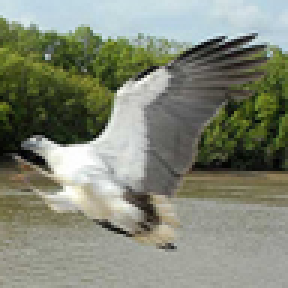
#> input picture datasets/train_images/train_image_png_1072.png, 96 x 96 px (shown 3 times larger); its folder holds 4 pictures in this run
$ jupyter execute --allow-errors ANS_GaussianMixtures.ipynb
#> lines starting #> are read from the running program, lines starting #| are printed output that depends on the picture
# **1. Instalación y carga de paquetes necesarios**

En esta celda cargamos los paquetes fundamentales para manipular imágenes, entrenar el modelo GMM y visualizar los resultados.

# Importación de librerías

Se importan las librerías necesarias para:
- Lectura y procesamiento de imágenes.
- Reducción de dimensionalidad con PCA.
- Modelado con Gaussian Mixture.
- Visualización y barra de progreso.

[cell 1]
import os
import numpy as np
from PIL import Image
from tqdm import tqdm
import matplotlib.pyplot as plt
from sklearn.decomposition import PCA
from sklearn.mixture import GaussianMixture

# **2. Carga y preprocesamiento de imágenes**

Convertiremos las imágenes a blanco y negro, las redimensionamos a 32x32 píxeles y las aplanamos.
Utilizamos `tqdm` para mostrar una barra de progreso durante la carga.

[cell 2]
folder_path = './datasets/train_images'
image_vectors = []

for filename in tqdm(os.listdir(folder_path), desc="Cargando imágenes"):
    if filename.endswith(('.jpg', '.png')):
        img_path = os.path.join(folder_path, filename)
        img = Image.open(img_path).convert('L').resize((32, 32))  # grayscale
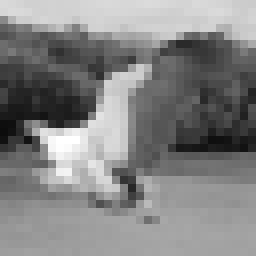
#> img: PIL image 32x32 L (shown 8 times larger); min 12, max 255, mean 131
        image_vectors.append(np.array(img).flatten())
#> pass 2 of the loop `for filename in tqdm(os.listdir(folder_path), desc="Cargando imágenes"):`:
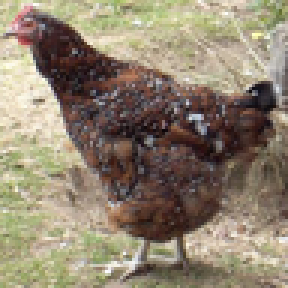
#> input picture datasets/train_images/train_image_png_1088.png, 96 x 96 px (shown 3 times larger)
#> `img = Image.open(img_path).convert('L').resize((32, 32))`:
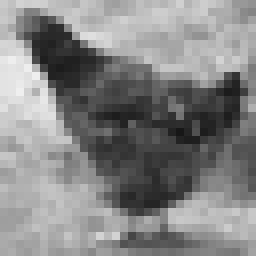
#> img: PIL image 32x32 L (shown 8 times larger); min 23, max 239, mean 133
#> pass 3 of the loop `for filename in tqdm(os.listdir(folder_path), desc="Cargando imágenes"):`:
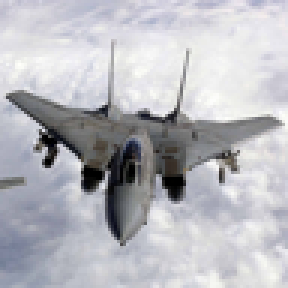
#> input picture datasets/train_images/train_image_png_1171.png, 96 x 96 px (shown 3 times larger)
#> `img = Image.open(img_path).convert('L').resize((32, 32))`:
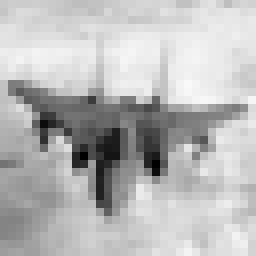
#> img: PIL image 32x32 L (shown 8 times larger); min 0, max 249, mean 185
#> the loop made 4 passes; the first 3 are shown

X = np.array(image_vectors)
print(f"Dimensión del dataset: {X.shape}")  # (n_samples, 1024)
#| Dimensión del dataset: (4, 1024)
